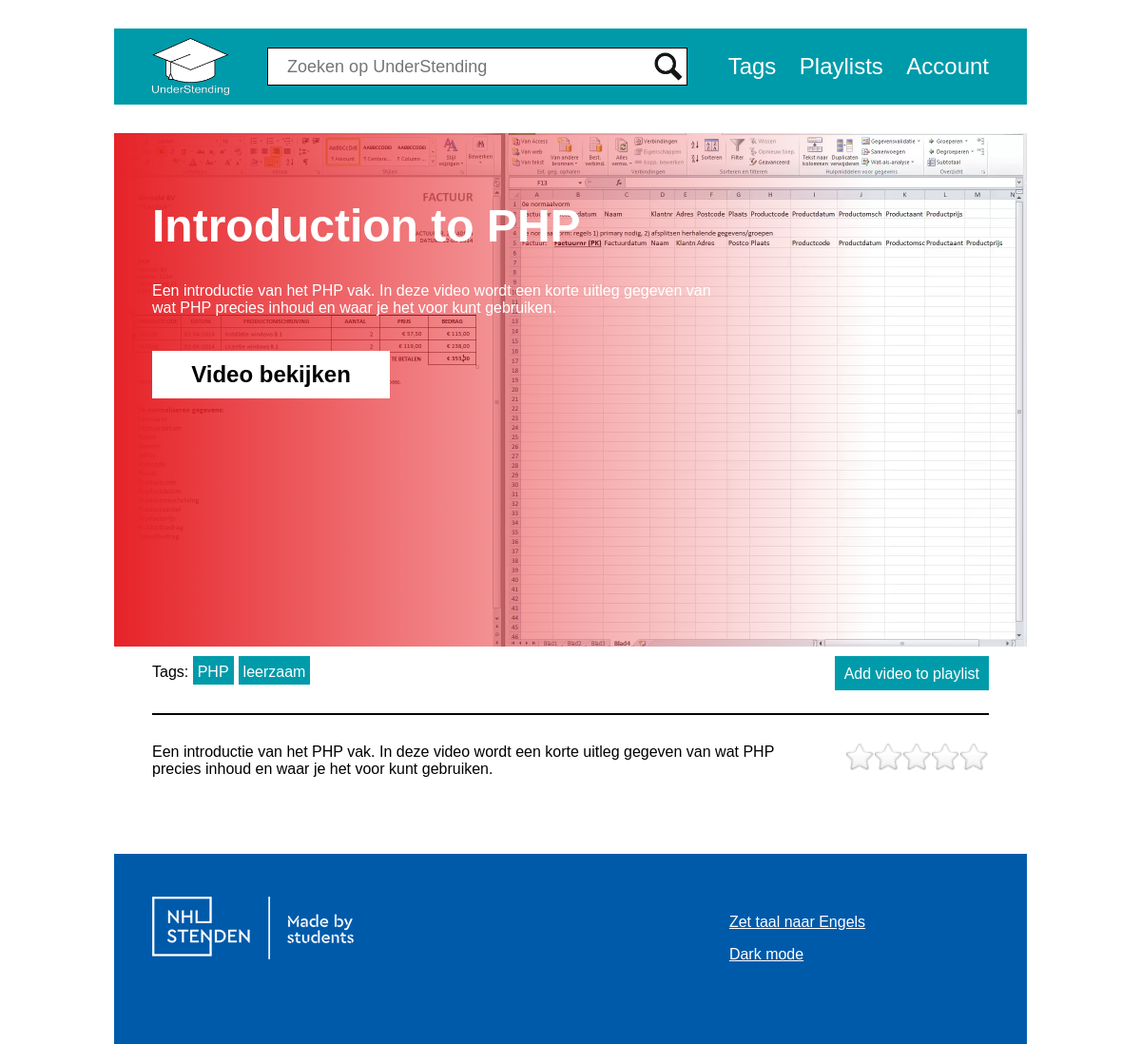
Page /video.php?v=1 (signed in) on the committed database.
### tables this page shows
CREATE TABLE `video` (
  `videoID` int(11) NOT NULL,
  `uploader` int(11) NOT NULL,
  `title` varchar(50) DEFAULT NULL,
  `releaseDate` date DEFAULT NULL,
  `description` text DEFAULT NULL,
  `URL` varchar(36) DEFAULT NULL,
  `approved` tinyint(1) DEFAULT NULL,
  `thumbnail` varchar(36) NOT NULL,
  `thumbnailExtension` varchar(4) NOT NULL
);

CREATE TABLE `tag` (
  `tagID` int(8) NOT NULL,
  `name` varchar(30) DEFAULT NULL
);

### core/functions.php (called while the page is built, shortened)
<?php
function Fetch($query, $params = array(), $types = "")
{
	if (!$conn = mysqli_connect('localhost', 'root', '', 'understendingdb'))
	{
		return false;
	}
	else
	{
		if (!$stmt = mysqli_prepare($conn, $query))
		{
			return false;
		}
		else
		{
			if (!empty($types))
			{
				if (!mysqli_stmt_bind_param($stmt, $types, ...$params))
				{
					return false;
				}
			}
			if (!mysqli_stmt_execute($stmt))
			{
				return false;
			}
			else
			{
				$result = mysqli_stmt_get_result($stmt);
				return mysqli_fetch_all($result);
			}
		}
	}
}
function getVideoID() {
	if(isset($_GET["v"])) {
		$videoID = filter_input(INPUT_GET, 'v', FILTER_VALIDATE_INT);
		if (!$videoID) {
			return false;
		} else {
			return $videoID;
		}
	}
}
function GetTag($tagId)
{
	$tag = GetTagById($tagId);
	$videoTags = GetVideoTagsByTag($tagId, 1);
	if (!$tag)
	{
		return false;
	}
	else
	{
		$getTagResult = new GetTagResult();
		$getTagResult->tagId = $tag->tagId;
		$getTagResult->name = $tag->name;
		if (empty($videoTags))
		{
			$getTagResult->thumbnailUrl = false;
		}
		else
		{
			$video = GetVideoById($videoTags[0]->videoId);
			$getTagResult->thumbnailUrl = $video->thumbnailUrl();
		}
		return $getTagResult;
	}
}
function GetTagsByVideo($videoId)
{
	$videoTags = GetVideoTagsByVideo($videoId);
	$tags = array();
	foreach ($videoTags as $videoTag)
	{
		$tags[] = GetTag($videoTag->tagId);
	}
	return $tags;
}
function GetTagById($tagId)
{
	$result = Fetch("select * from tag where tagid=?", array($tagId), "i");
	if ($result == 0)
	{
		return false;
	}
	else
	{
		$row = $result[0];
		$tag = new Tag();
		$tag->tagId = $row[0];
		$tag->name = $row[1];
		return $tag;
	}
}
function GetAdministrator($userId)
{
	$admin = GetAdminFromDatabase($userId);
	if ($admin)
	{
		return $admin;
	}
	else
	{
		return false;
	}
}
function GetUserById($userId)
{
	$result = Fetch("select * from user where userid = ?", array($userId), "i");
	return ConvertRowToUser($result[0]);
}
function GetAdminFromDatabase($userId)
{
	$result = Fetch("select * from user where userid = ? and admin=?", array($userId, 1), "ii");
	return ConvertRowToUser($result[0]);
}
function ConvertRowToUser($row)
{
	$user = new User();
	$user->userId = $row[0];
	$user->userTypeId = $row[1];
	$user->name = $row[2];
	$user->email = $row[3];
	$user->password = $row[4];
	$user->admin = $row[5];
	return $user;
}
function GetVideo($videoId)
{
	$video = GetVideoById($videoId);
	if ($video)
	{
		$user = GetUserById($video->uploader);
		$ratings = GetRatingsByVideoId($video->videoId);
		$averageRating = GetAverageRating($ratings);
		$thumbnailUrl = GetThumbnailUrl($video->thumbnailId, $video->thumbnailExtension);
		$videoUrl = GetVideoUrl($video->urlId);
		$videoResult = new GetVideoResult();
		$videoResult->videoId = $video->videoId;
		$videoResult->title = $video->title;
		$videoResult->description = $video->description;
		$videoResult->videoUrl = $videoUrl;
		$videoResult->thumbnailUrl = $thumbnailUrl;
		$videoResult->approved = $video->approved;
		$videoResult->rating = $averageRating;
		$videoResult->uploader = $user->userId;
		$videoResult->uploaderName = $user->name;
		return $videoResult;
	}
	else
	{
		return false;
	}
}
function GetAverageRating($ratings)
{
	if (empty($ratings))
	{
		return 0;
	}
	$ratingNumbers = array();
	return (array_sum($ratingNumbers) / count($ratingNumbers));
}
class Video
{
	public $thumbnailId;
	public $thumbnailExtension;
	public function ThumbnailUrl()
	{
		return GetThumbnailUrl($this->thumbnailId, $this->thumbnailExtension);
	}
}
function GetVideoById($videoId)
{
	$result = Fetch("select * from video where videoid=?", array($videoId), "i");
	if ($result)
	{
		$row = $result[0];
		return ConvertRowToVideo($row);
	}
	else
	{
		return false;
	}
}
function GetRatingsByVideoId($videoId)
{
	$result = Fetch("select * from rating where videoid = ?", array($videoId), "i");
	if ($result)
	{
		$ratings = array();
		foreach ($result as $row)
		{
			$rating = new Rating();
			$rating->videoId = $row[0];
			$rating->userId = $row[1];
			$rating->rating = $row[2];
			$ratings[] = $rating;
		}
		return $ratings;
	}
	else
	{
		return false;
	}
}
function ConvertRowToVideo($row)
{
	$video = new Video();
	$video->videoId = $row[0];
	$video->uploader = $row[1];
	$video->title = $row[2];
	$video->releaseDate = $row[3];
	$video->description = $row[4];
	$video->urlId = $row[5];
	$video->approved = $row[6];
	$video->thumbnailId = $row[7];
	$video->thumbnailExtension = $row[8];
	return $video;
}
function GetVideoUrl($videoUrlId)
{
	return "videos/{$videoUrlId}.mp4";
}
function GetThumbnailUrl($thumbnailUrlId, $extension)
{
	return "imgs/thumbnails/{$thumbnailUrlId}.{$extension}";
}
function GetVideoTagsByVideo($videoId)
{
	$videoTags = GetVideoTagsByVideoId($videoId);
	if (!$videoTags)
	{
		return array();
	}
	else
	{
		return $videoTags;
	}
}
function GetVideoTagsByTag($tagId, $limit)
{
	$result = Fetch("select * from videotag where tagid=? limit ?", array($tagId, $limit), "ii");
	$videotags = array();
	foreach ($result as $row)
	{
		$videotag = new VideoTag();
		$videotag->videoId = $row[0];
		$videotag->tagId = $row[1];
		$videotags[] = $videotag;
	}
	return $videotags;
}
function GetVideoTagsByVideoId($videoId)
{
	$result = Fetch("select * from videotag where videoid=?", array($videoId), "i");
	$videotags = array();
	foreach ($result as $row)
	{
		$videotag = new VideoTag();
		$videotag->videoId = $row[0];
		$videotag->tagId = $row[1];
		$videotags[] = $videotag;
	}
	return $videotags;
}
?>

### video.php (the view, shortened to what this page needs)
<?php include "includes/topinclude.php" ?>
<?php
	$videoID = getVideoID();
	if($videoID) {
		$video = GetVideo($videoID);
	} else {
		header ('Location: index.php');
	}
?>
	<div class="content">
		<div class="video-container">
			<div id="video-placeholder">
				<img src="<?php echo $video->thumbnailUrl; ?>" />
			</div>
			<div id="video-overlay" class="video-overlay-video">
				<div id="video-overlay-text">
					<h1><?php echo $video->title; ?></h1>
					<p><?php echo $video->description; ?></p>
					<?php if ($_SESSION['language'] == "en") { ?>
					<button onclick="showVideo()" class="video-bekijken-button">Watch video</button>
					<?php } else { ?>
					<button onclick="showVideo()" class="video-bekijken-button">Video bekijken</button>
					<?php } ?>
				</div>
			</div>
		</div>
		<div class="content-block video-bottom">
			<?php
			echo "<a href='add-video-playlist.php?id=" . $video->videoId . "' class='add-video-button'>Add video to playlist</a>";
			?>
			<div class="video-tags">
				<?php
					$tags = getTagsByVideo($videoID);
					echo "<div class='tag-blocks'>";
					echo "Tags: ";
					foreach($tags as $tag) {
						echo "<a href='tag.php?id=" . $tag->tagId . "' class='block-title-video'>" . $tag->name . "</a>";
					}
					echo "</div>";
				?>
			</div>
			<hr>
			<div class="description">
				<?php echo $video->description; ?>
			</div>
			<span class="rating">
				<?php for($i=5;$i>=1;$i--) {
					echo "<label for='rating" . $i . "'>" . $i . "</label>";
				} ?>
			</span>
		</div>
	</div>
<?php include "includes/bottominclude.php" ?>

### css/style.css (style rules this page uses)
html { overflow-x: hidden; }
body { margin: 0; font-family: "Arial", sans-serif; }
.video-container { width: 1200px; height: 675px; position: relative; margin-bottom: 10px; }
#video-placeholder { position: absolute; }
#video-placeholder img { width: 1200px; height: 675px; }
#video-overlay { width: 1000px; height: 675px; display: block; position: absolute; }
#video-overlay-text { color: #fff; padding: 100px 40px; width: 600px; }
#video-overlay-text h1 { margin-top: 0; }
#video-overlay-text h1 { font-size: 48px; }
.video-bekijken-button { margin-top: 20px; width: 250px; color: #000; background-color: #fff; text-align: center; display: inline-block; text-decoration: none; font-weight: bold; font-size: 24px; padding: 11px 0; border: none; outline: none; }
.add-video-button { text-decoration: none; color: #fff; padding: 10px; float: right; display: block; margin-bottom: 16px; text-align: center; background-color: #009baa; height: 16px; }
.video-bottom { margin-bottom: 75px; }
.description { width: 920px; display: inline-block; }
.rating { overflow: hidden; vertical-align: bottom; display: inline-block; width: auto; height: 30px; float: right; }
.rating > label { position: relative; display: block; float: right; background: url('../imgs/star-off-big.png'); background-size: 30px 30px; }
.rating > label:before { display: block; opacity: 0; content: ''; width: 30px; height: 30px; background: url('../imgs/star-on-big.png'); background-size: 30px 30px; transition: opacity 0.2s linear; }
.blocks-container, .content-block { width: 1120px; padding: 0 40px; }
.tag-blocks a { text-decoration: none; color: #fff; padding: 5px; display: inline-block; margin-right: 5px; text-align: center; }
.block-title-video { background-color: #009baa; height: 20px; line-height: 1.5; }
.video-bottom hr { border: 1px solid #000; margin: 30px 0; }
.video-overlay-video { background: linear-gradient(90deg, #e62328 0%, rgba(0, 0, 0, 0) 100%); }
@media only screen and (max-width: 1220px) { .container, #video-placeholder img, .video-container, #video-player video, .home-video-overlay a { width: 960px; height: 540px; } }
@media only screen and (max-width: 1220px) { .blocks-container, .content-block { width: 880px; } }
@media only screen and (max-width: 1220px) { .description { width: 680px; } }
@media only screen and (max-width: 1220px) { #video-overlay { width: 800px; height: 540px; } }
@media only screen and (max-width: 1220px) { #video-overlay-text { padding: 70px 40px; } }
@media only screen and (max-width: 1220px) { .video-bottom { margin-bottom: 60px; } }

### rows in the picture
video: thumbnail+thumbnailExtension (picture), title "Introduction to PHP", description "Een introductie van het PHP vak. In deze video wordt een korte uitleg gegeven van wat PHP precies inhoud en waar je het voor kunt gebruiken."
tag: name "PHP"
tag: name "leerzaam"
